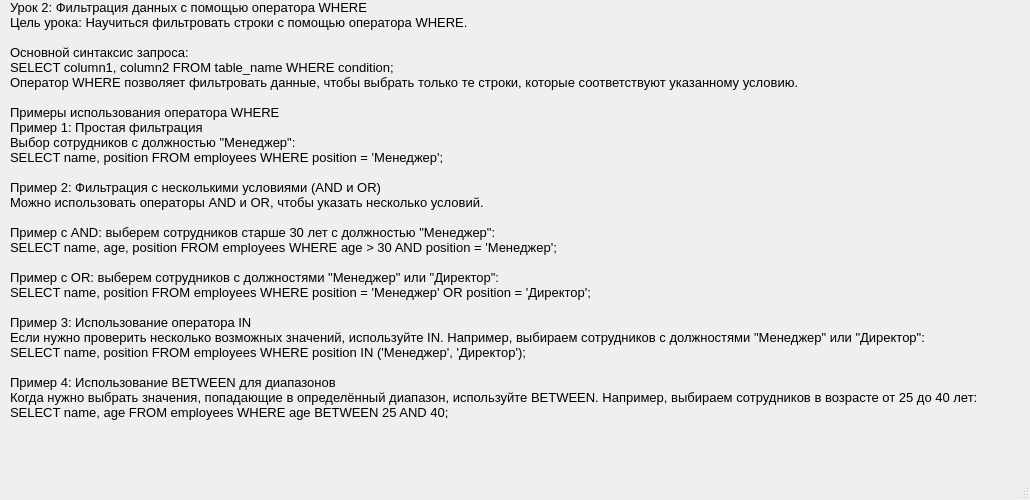
<?xml version="1.0" encoding="UTF-8"?>
<ui version="4.0">
 <class>lesson2</class>
 <widget class="QMainWindow" name="lesson2">
  <property name="geometry">
   <rect>
    <x>0</x>
    <y>0</y>
    <width>1030</width>
    <height>500</height>
   </rect>
  </property>
  <property name="windowTitle">
   <string>MainWindow</string>
  </property>
  <widget class="QWidget" name="centralwidget">
   <widget class="QLabel" name="label">
    <property name="geometry">
     <rect>
      <x>10</x>
      <y>0</y>
      <width>1030</width>
      <height>500</height>
     </rect>
    </property>
    <property name="font">
     <font>
      <pointsize>10</pointsize>
     </font>
    </property>
    <property name="text">
     <string>Урок 2: Фильтрация данных с помощью оператора WHERE
Цель урока: Научиться фильтровать строки с помощью оператора WHERE.

Основной синтаксис запроса:
SELECT column1, column2 FROM table_name WHERE condition;
Оператор WHERE позволяет фильтровать данные, чтобы выбрать только те строки, которые соответствуют указанному условию.

Примеры использования оператора WHERE
Пример 1: Простая фильтрация
Выбор сотрудников с должностью &quot;Менеджер&quot;:
SELECT name, position FROM employees WHERE position = 'Менеджер';

Пример 2: Фильтрация с несколькими условиями (AND и OR)
Можно использовать операторы AND и OR, чтобы указать несколько условий.

Пример с AND: выберем сотрудников старше 30 лет с должностью &quot;Менеджер&quot;:
SELECT name, age, position FROM employees WHERE age &gt; 30 AND position = 'Менеджер';

Пример с OR: выберем сотрудников с должностями &quot;Менеджер&quot; или &quot;Директор&quot;:
SELECT name, position FROM employees WHERE position = 'Менеджер' OR position = 'Директор';

Пример 3: Использование оператора IN
Если нужно проверить несколько возможных значений, используйте IN. Например, выбираем сотрудников с должностями &quot;Менеджер&quot; или &quot;Директор&quot;:
SELECT name, position FROM employees WHERE position IN ('Менеджер', 'Директор');

Пример 4: Использование BETWEEN для диапазонов
Когда нужно выбрать значения, попадающие в определённый диапазон, используйте BETWEEN. Например, выбираем сотрудников в возрасте от 25 до 40 лет:
SELECT name, age FROM employees WHERE age BETWEEN 25 AND 40;</string>
    </property>
    <property name="alignment">
     <set>Qt::AlignLeading|Qt::AlignLeft|Qt::AlignTop</set>
    </property>
   </widget>
  </widget>
  <widget class="QMenuBar" name="menubar">
   <property name="geometry">
    <rect>
     <x>0</x>
     <y>0</y>
     <width>1030</width>
     <height>21</height>
    </rect>
   </property>
  </widget>
  <widget class="QStatusBar" name="statusbar"/>
 </widget>
 <resources/>
 <connections/>
</ui>
